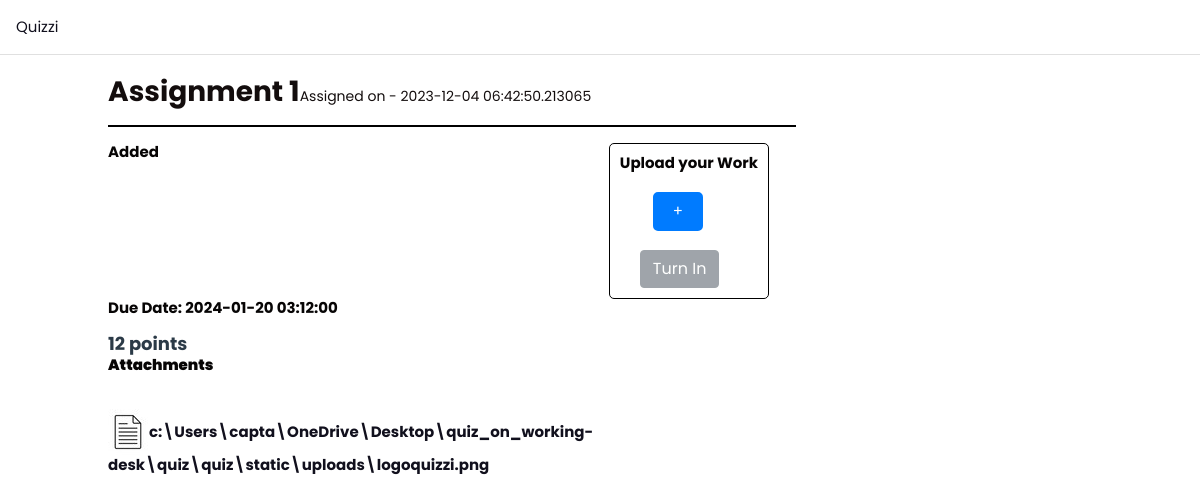
/assignment/1, run on the app's committed database.
### quiz/models.py (models this page shows)
class Assignment(db.Model):
    id = db.Column(db.Integer, primary_key=True)
    title = db.Column(db.String(100), nullable=False)
    description = db.Column(db.String(500), nullable=True)
    created_at = db.Column(db.DateTime, default=datetime.utcnow)
    due_date = db.Column(db.DateTime, nullable=False)
    points = db.Column(db.Integer, nullable=False)
    class_id = db.Column(db.Integer, db.ForeignKey('class.id'), nullable=False)
    creator_id = db.Column(db.Integer, db.ForeignKey('user.id'), nullable=False)
    file_attachment = db.Column(db.String(255), nullable=True)
    assignment_scores = db.relationship('Assignment_Score', cascade='all, delete-orphan')

### quiz/assignment/routes.py (the view)
@app.route('/assignment/<int:assignment_id>')
def assignment_details(assignment_id):
    assignment = Assignment.query.get_or_404(assignment_id)
    submitted_assignments = Assignment_Score.query.filter_by(assignment_id=assignment_id).all()
    turned_in = len(submitted_assignments)
    participants = session.get('participants')
    if assignment.file_attachment:
        filename = os.path.basename(assignment.file_attachment)
    return render_template('assignmentdetails.html', assignment=assignment, current_user=current_user,
    filename=filename, submitted_assignment=submitted_assignments, turned_in=turned_in, participants=participants)

### quiz/templates/assignmentdetails.html (shortened to what this page needs)
{% extends "layout.html" %}
{% block content %}
<div class="container mt-4">
  <div class="assignment-header">
    <h2>{{ assignment.title }}<small style="font-size: 50%;">Assigned on - {{ assignment.created_at }}</small></h2>
</div>
<div >
    <hr style="color: black;
    background: black;">
    <div class="assignment-container">
      <br>
      <p>{{ assignment.description }}</p>
    {% if current_user.id != assignment.creator_id %}
    <form action="{{url_for('upload_assignment',assignment_id=assignment.id)}}" method="POST" enctype="multipart/form-data">
      <div class="uploadwork">
        <p>Upload your Work</p>
        <button class="plus" type="button" onclick="openFileInput()">+</button>
        <button  type="submit" id="turnInButton" class="btn btn-secondary " disabled>Turn In</button>
      </div>
    </form>
    {% endif %}
  </div>
    <p>Due Date: {{ assignment.due_date }}</p>
    <big>{{assignment.points}} points</big>
    {% if filename %}
    <p><b> Attachments</b></p>
    <br>
    <p><a href="{{ url_for('download_attachment', filename=assignment.file_attachment) }}"><img src="{{url_for('static', filename='profiles/' + 'document-img.jpg')}}" >{{ filename}}</a></p>
    {% if current_user.id == assignment.creator_id %}
      {% for submitted in submitted_assignment %}
      <div class="submissions">
          <p>{{ submitted.student_username }}</p>
          {% if submitted.points_scored is none %}
          <form action="{{ url_for('assignment_score', assignment_id=submitted.assignment_id) }}" method="post">
              Points:
              <input type="number" name="score" placeholder="Enter points">
              <button type="submit">Submit</button>
          </form>
          {% else %}
          <p>Points: {{ submitted.points_scored }}</p>
          {% endif %}
          <p><a href="{{ url_for('download_upload', filename=submitted.uploaded_assignment) }}"><img src="{{ url_for('static', filename='profiles/' + 'uploaded_attachment.jpg') }}" > Response</a></p>
          <br>
      </div>
      {% endfor %}
      {% else %}
      </div>
      {% endif %}
    {% endif %}
  </div>
{% endblock %}

### quiz/static/style.css (style rules this page uses)
* { box-sizing: border-box; font-family: "Poppins", sans-serif; }
hr { color: black; height: 1px; background: black; }
h2 { font-size: 24px; }
h1, h2, h3, h4, h5, h6 { color: #130d0d; line-height: 1.25; font-size: 28px; font-weight: bold; margin: 0; }
p { color: #070505; }
body { background-color: #fff; padding: 0; margin-top: 20px; }

### quiz/static/style2.css (style rules this page uses)
* { margin: 0; padding: 0; box-sizing: border-box; font-family: "Poppins", sans-serif; }

### quiz/templates/layout.html (style rules this page uses)
body { color: #2b3a47; line-height: 1.25; font-size: 15px; font-weight: bold; margin: 0; }
hr { color:aliceblue }
a { color: #11101d; }

### quiz/templates/assignmentdetails.html (style rules this page uses)
.plus { border: solid; max-width: 80%; border-radius: 8px; background-color: #007bff; color: #fff; padding: 10px 20px; margin-left: 30px; cursor: pointer; }
#turnInButton { margin-left: 20px; }
.assignment-header { display: flex; justify-content: space-between; }
.assignment-container { display: flex; }
.uploadwork { margin-left: 450px; align-items: center; border: 1px solid black; padding: 10px; border-radius: 5px; }

### data on the page
Assignment: title "Assignment 1", created_at "2023-12-04 06:42:50.213065", description "Added", due_date "2024-01-20 03:12:00", points "12", file_attachment "c:\\Users\\capta\\OneDrive\\Desktop\\quiz_on_working-desk\\quiz\\quiz\\static\\uploads\\logoquizzi.png"
